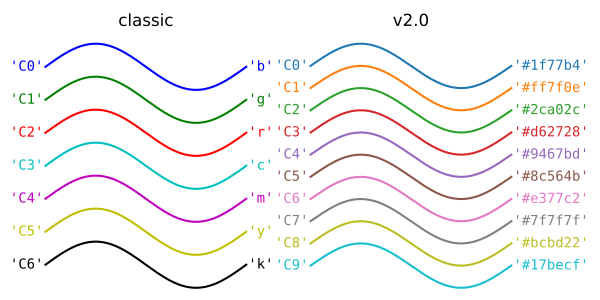

Source code (Python):
th = np.linspace(0, 2*np.pi, 512)

fig, (ax1, ax2) = plt.subplots(1, 2, figsize=(6, 3))


def color_demo(ax, colors, title):
    ax.set_title(title)
    for j, c in enumerate(colors):
        v_offset = -(j / len(colors))
        ax.plot(th, .1*np.sin(th) + v_offset, color=c)
        ax.annotate("'C{}'".format(j), (0, v_offset),
                    xytext=(-1.5, 0),
                    ha='right',
                    va='center',
                    color=c,
                    textcoords='offset points',
                    family='monospace')

        ax.annotate("{!r}".format(c), (2*np.pi, v_offset),
                    xytext=(1.5, 0),
                    ha='left',
                    va='center',
                    color=c,
                    textcoords='offset points',
                    family='monospace')
    ax.axis('off')

old_colors = ['b', 'g', 'r', 'c', 'm', 'y', 'k']

new_colors = ['#1f77b4', '#ff7f0e', '#2ca02c', '#d62728',
              '#9467bd', '#8c564b', '#e377c2', '#7f7f7f',
              '#bcbd22', '#17becf']

color_demo(ax1, old_colors, 'classic')
color_demo(ax2, new_colors, 'v2.0')

fig.subplots_adjust(**{'bottom': 0.0, 'left': 0.059, 'right': 0.869, 'top': 0.895})
